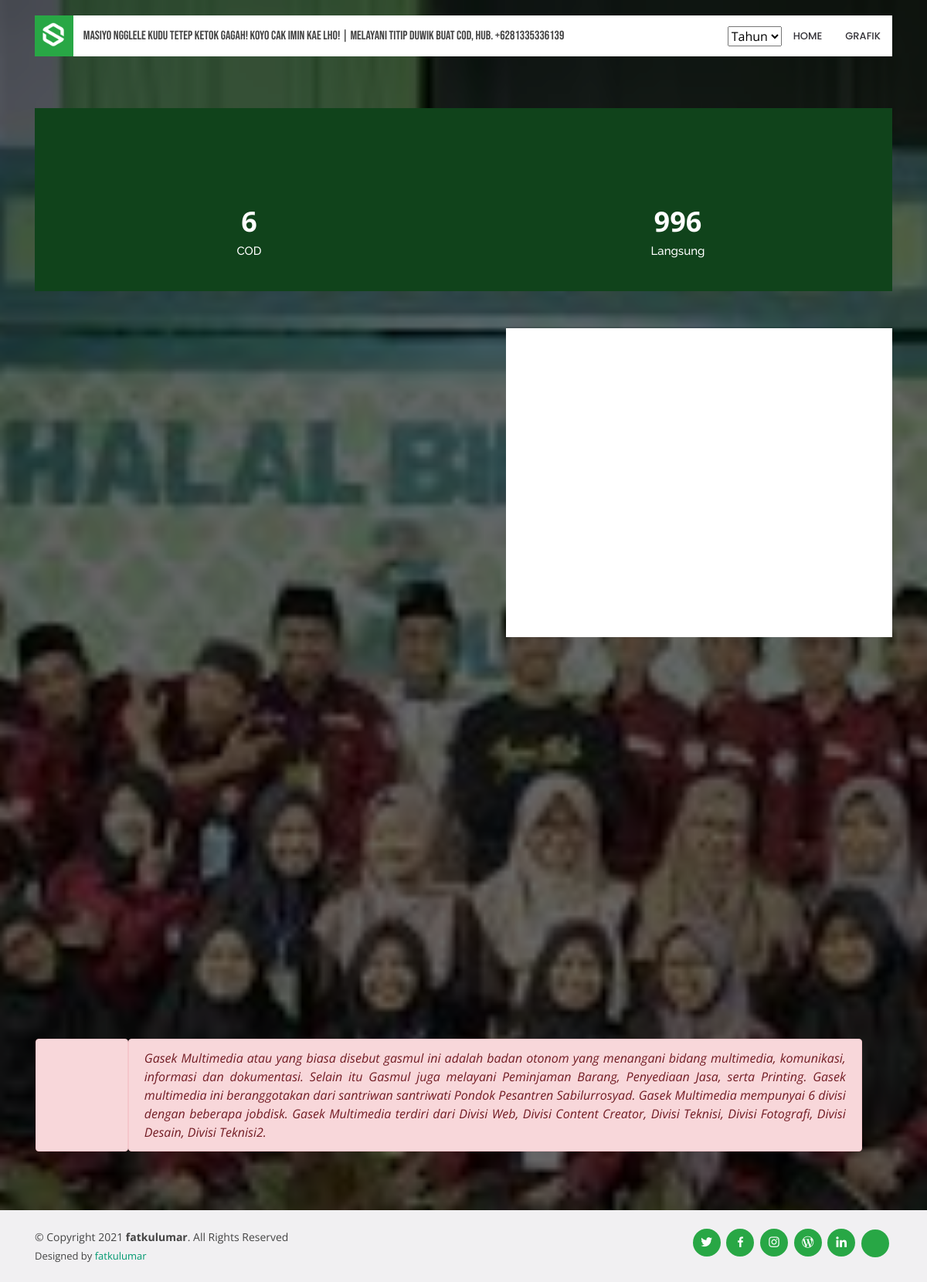
/index.php/admin/grafik_pisah, run on the app's committed database.
### tables this page shows
CREATE TABLE `tb_other` (
  `id_other` int(11) NOT NULL,
  `warning` mediumtext NOT NULL,
  `info` mediumtext NOT NULL
);

### application/controllers/Admin.php (called while the page is built, shortened)
<?php
class Admin extends CI_Controller {
	function __construct()
	{
		$this->load->model('m_paket');
		$this->load->helper('url');
		$this->load->model('M_paket','paket');
	}
	function grafik_pisah()
	{
		$data['nama_paket'] = $this->m_paket->grafikNamaPaket()->result_array();
		$data['hitungCod'] = $this->m_paket->hitungCod();
		$data['hitungLangsung'] = $this->m_paket->hitungLangsung();
		$data["tahun"] = $this->m_paket->tahun();
		$data['data_asc'] = $this->m_paket->tampil_data_asc();
		$data['data_desc'] = $this->m_paket->tampil_data_desc();
		$data['getWarning'] = $this->m_paket->getWarning();
		$this->load->view('admin/grafik_pisah_admin', $data);
	}
}

### index.php (called while the page is built, shortened)
<?php
require_once BASEPATH.'core/CodeIgniter.php';

### application/models/M_paket.php (called while the page is built, shortened)
<?php
    class M_paket extends CI_Model{
        private $table_other = "tb_other";
        function getWarning()
        {
            return $this->db
            ->select('warning, info')
            ->get($this->table_other)->result_array();
        }
    }
?>

### application/views/admin/grafik_pisah_admin.php (the view, shortened to what this page needs)
<!DOCTYPE html>
<html lang="en">
<head>
  <link href="<?= base_url('assets/vendor/bootstrap/css/bootstrap.min.css') ?>" rel="stylesheet">
  <link href="<?= base_url('assets/vendor/icofont/icofont.min.css') ?>" rel="stylesheet">
  <link href="<?= base_url('assets/vendor/boxicons/css/boxicons.min.css') ?>" rel="stylesheet">
  <link href="<?= base_url('assets/vendor/remixicon/remixicon.css') ?>" rel="stylesheet">
  <link href="<?= base_url('assets/vendor/venobox/venobox.css') ?>" rel="stylesheet">
  <link href="<?= base_url('assets/vendor/owl.carousel/assets/owl.carousel.min.css') ?>" rel="stylesheet">
  <link href="<?= base_url('assets/vendor/aos/aos.css') ?>" rel="stylesheet">
  <link href="<?= base_url('assets/css/style_copy6.css') ?>" rel="stylesheet">
  <link rel="stylesheet" href="<?= base_url('assets/datatable/css/jquery.dataTables.min.css') ?>">
</head>
<body style="transform-origin: 0 0;">
  <header id="header" class="fixed-top d-flex align-items-center bg">
    <div class="container">
      <div class="header-container d-flex align-items-center">
        <div class="logo mr-auto bg-success">
          <h1 class="text-light"><a href="<?= base_url('admin') ?>"><img src="<?= base_url('assets/img/logo_s.png') ?>" alt="simpas"></a></h1>
        </div>
        <div class="running-text"><marquee behavior="" direction="left"><?php foreach($getWarning as $warning) {echo $warning["info"];} ?></marquee></div>
        <a onclick="myInfo()" class="fa fa-edit"></a>
        <select name="tahun" id="tahun">
          <option value="">Tahun</option>
        </select>
        <nav class="nav-menu d-none d-lg-block">
          <ul>
            <li><a href="<?= base_url('admin') ?>">Home</a></li>
            <li><a class="active" href="#grafik">Grafik</a></li>
          </ul>
        </nav>
      </div>
    </div>
  </header>
  <main id="hero">
    <section id="grafik" class="align-items-center">
      <div class="container text-center">
        <?php $this->load->view('admin/graf_admin')?>
      </div>
    </section>
  </main>
  <footer id="footer">
    <div class="container d-md-flex py-4">
      <div class="mr-md-auto text-center text-md-left">
        <div class="copyright">
          &copy; Copyright 2021 <strong><span>fatkulumar</span></strong>. All Rights Reserved
        </div>
        <div class="credits">
          Designed by <a href="https://fatkulumar.com/">fatkulumar</a>
        </div>
      </div>
      <div class="social-links text-center text-md-right pt-3 pt-md-0">
        <a href="https://twitter.com/fatkul_umar" class="twitter bg-success" target="_blank"><i class="bx bxl-twitter"></i></a>
        <a href="https://facebook.com/fatkulumar.rezpector" class="facebook bg-success" target="_blank"><i class="bx bxl-facebook"></i></a>
        <a href="https://instagram.com/fatkulumar" class="instagram bg-success" target="_blank"><i class="bx bxl-instagram"></i></a>
        <a href="https://fatkulumar.wordpress.com/" class="google-plus bg-success" target="_blank"><i class="bx bxl-wordpress"></i></a>
        <a href="https://linkedin.com/in/fatkulumar" class="linkedin bg-success" target="_blank"><i class="bx bxl-linkedin"></i></a>
        <a href="https://fatkulumar.com/" class="linkedin bg-success" target="_blank"><i class="bx bxl-"></i></a>
      </div>
    </div>
  </footer>
</body>
</html>

### application/views/admin/graf_admin.php (shortened to what this page needs)
    <section id="counts" class="counts bg-success">
      <div class="container ">
        <div class="row counters">
          <div class="col-lg-6 col-6 text-center">
            <span data-toggle="counter-up"><?= $hitungCod ?></span>
            <p>COD</p>
          </div>
          <div class="col-lg-6 col-6 text-center">
            <span data-toggle="counter-up"><?= $hitungLangsung ?></span>
            <p>Langsung</p>
          </div>
        </div>
      </div>
    </section>
<div class="row content">
    <div class="col-lg-6 mt-5" data-aos="fade-right" data-aos-delay="100">
        <div class="mb-5" id="nama_paketan" style="min-width: 310px; height: 400px; margin: 0 auto"></div>
        <div class="mb-5" id="jenis_kirim" style="min-width: 310px; height: 400px; margin: 0 auto"></div>
    </div>
    <div class="col-lg-6 pt-4 pt-lg-0 mt-5 mb-4" data-aos="fade-left" data-aos-delay="200">
        <ul>
            <div class="mb-5" id="peringkat" style="background-color: white; padding-top: 9em; min-width: 310px; height: 400px; margin: 0 auto"></div>
        </ul>
        <ul>
            <div class="mb-5" id="duta_penerima" style="min-width: 310px; height: 400px; margin: 0 auto"></div>
        </ul>
    </div>
    <div class="alert alert-danger ml-3">
        <i class="fas fa-exclamation-triangle" style="font-size: 100px;"></i>
    </div>
    <div class="col-md-10 font-italic alert alert-danger" style="text-align: justify;">
        <?php foreach($getWarning as $warning) {echo $warning["warning"];} ?>
        <a onclick="myFunction()" class="fa fa-edit"></a>
    </div>
</div>

### assets/css/style_copy6.css (style rules this page uses)
body { font-family: "Open Sans", sans-serif; color: #444444; }
a { color: #009970; }
h1, h2, h3, h4, h5, h6 { font-family: "Raleway", sans-serif; }
#header { transition: all 0.5s; z-index: 997; transition: all 0.5s; top: 20px; }
#header .header-container { background: #fff; }
#header .logo { overflow: hidden; padding: 5px 5px 0px 5px; background: #009970; }
#header .logo h1 { font-size: 26px; padding: 0; line-height: 1; font-weight: 700; font-family: "Poppins", sans-serif; }
#header .logo h1 a, #header .logo h1 a:hover { color: #fff; text-decoration: none; }
#header .logo img { padding: 0; margin: 0; max-height: 40px; }
.nav-menu, .nav-menu * { margin: 0; padding: 0; list-style: none; }
.nav-menu > ul > li { position: relative; white-space: nowrap; float: left; }
.nav-menu a { display: block; position: relative; color: #36343a; padding: 10px 15px; transition: 0.3s; font-size: 13px; font-weight: 500; text-transform: uppercase; font-family: "Poppins", sans-serif; }
.mobile-nav { position: fixed; top: 55px; right: 15px; bottom: 15px; left: 15px; z-index: 9999; overflow-y: auto; background: #fff; transition: ease-in-out 0.2s; opacity: 0; visibility: hidden; border-radius: 10px; padding: 10px 0; }
.mobile-nav * { margin: 0; padding: 0; list-style: none; }
.mobile-nav a { display: block; position: relative; color: #36343a; padding: 10px 20px; font-weight: 500; outline: none; }
#hero { width: 100%; height: auto; background: url("../img/tim_gasmul.jpeg") center center; background-size: cover; position: relative; }
#hero .container { padding-top: 80px; }
#hero:before { content: ""; background: rgba(0, 0, 0, 0.6); position: absolute; bottom: 0; top: 0; left: 0; right: 0; }
@media (min-width: 1024px) { #hero { background-attachment: fixed; } }
section { padding: 60px 0; overflow: hidden; }
.counts { background: #009970; padding: 40px 0 20px 0; color: #fff; }
.counts .counters span { font-size: 36px; display: block; font-weight: 700; }
.counts .counters p { padding: 0; margin: 0 0 20px 0; font-family: "Raleway", sans-serif; font-size: 15px; font-weight: 500; }
#footer { color: #444444; font-size: 14px; background: #f1f0f2; }
#footer .credits { padding-top: 5px; font-size: 13px; color: #444444; }
#footer .social-links a { font-size: 18px; display: inline-block; background: #009970; color: #fff; line-height: 1; padding: 8px 0; margin-right: 4px; border-radius: 50%; text-align: center; width: 36px; height: 36px; transition: 0.3s; }
.running-text { width: 74%; font-family: 'Bebas Neue', cursive; }

### data on the page
tb_other: info "masiyo ngglele kudu tetep ketok gagah! KOYO CAK IMIN KAE LHO! | melayani titip duwik buat cod, hub. +6281335336139", warning "Gasek Multimedia atau yang biasa disebut gasmul ini adalah badan otonom yang menangani bidang multimedia, komunikasi, informasi dan dokumentasi. Selain itu Gasmul juga melayani Peminjaman Barang, Penyediaan Jasa, serta Printing. Gasek multimedia ini beranggotakan dari santriwan santriwati Pondok Pesantren Sabilurrosyad. Gasek Multimedia mempunyai 6 divisi dengan beberapa jobdisk. Gasek Multimedia terdiri dari Divisi Web, Divisi Content Creator, Divisi Teknisi, Divisi Fotografi, Divisi Desain, Divisi Teknisi2."

### other printed values
$hitungCod "6"
$hitungLangsung "996"
